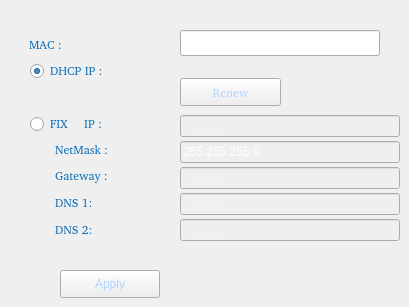
   <widget class="QWidget" name="network">
    <widget class="QPushButton" name="B_RefreshNet">
     <property name="geometry">
      <rect>
       <x>180</x>
       <y>78</y>
       <width>101</width>
       <height>28</height>
      </rect>
     </property>
     <property name="font">
      <font>
       <family>Bitstream Charter</family>
      </font>
     </property>
     <property name="contextMenuPolicy">
      <enum>Qt::NoContextMenu</enum>
     </property>
     <property name="toolTip">
      <string>Make sure the networks connection...</string>
     </property>
     <property name="styleSheet">
      <string notr="true">QPushButton{
	border-image: url(:/images/images/button_normal.png);
	color: rgb(175, 210, 255);
}
QPushButton:focus{
	border-image: url(:/images/images/button_pressed.png);
	color: rgb(175, 210, 255);
}
QPushButton:pressed{
	border-image: url(:/images/images/button_click.png);
	color: rgb(175, 210, 255);
}

</string>
     </property>
     <property name="text">
      <string>Renew</string>
     </property>
    </widget>
    <widget class="QLineEdit" name="FIXIP">
     <property name="enabled">
      <bool>false</bool>
     </property>
     <property name="geometry">
      <rect>
       <x>180</x>
       <y>115</y>
       <width>220</width>
       <height>22</height>
      </rect>
     </property>
     <property name="contextMenuPolicy">
      <enum>Qt::NoContextMenu</enum>
     </property>
     <property name="styleSheet">
      <string notr="true">border-image: url(:/images/images/combox_bg.png);
color: rgb(255, 255, 255);</string>
     </property>
     <property name="inputMask">
      <string>000.000.000.000; </string>
     </property>
    </widget>
    <widget class="QRadioButton" name="R_FixIP">
     <property name="geometry">
      <rect>
       <x>29</x>
       <y>115</y>
       <width>81</width>
       <height>16</height>
      </rect>
     </property>
     <property name="font">
      <font>
       <family>Bitstream Charter</family>
      </font>
     </property>
     <property name="styleSheet">
      <string notr="true">	
QRadioButton{color: rgb(5, 106, 183);outline:none;}
QRadioButton::indicator { 
	width: 15px;
	height: 15px;
}
QRadioButton::indicator::unchecked {	
	border-image: url(:/images/images/radiobutton_normal.png);
}
QRadioButton::indicator::checked {
	border-image: url(:/images/images/radiobutton_check.png);
}</string>
     </property>
     <property name="text">
      <string>FIX     IP :</string>
     </property>
    </widget>
    <widget class="QPushButton" name="NET_Submit_Button">
     <property name="geometry">
      <rect>
       <x>60</x>
       <y>270</y>
       <width>100</width>
       <height>28</height>
      </rect>
     </property>
     <property name="contextMenuPolicy">
      <enum>Qt::NoContextMenu</enum>
     </property>
     <property name="styleSheet">
      <string notr="true">QPushButton{
	border-image: url(:/images/images/button_normal.png);
	color: rgb(175, 210, 255);
}
QPushButton:focus{
	border-image: url(:/images/images/button_pressed.png);
	color: rgb(175, 210, 255);
}
QPushButton:pressed{
	border-image: url(:/images/images/button_click.png);
	color: rgb(175, 210, 255);
}

</string>
     </property>
     <property name="text">
      <string>Apply</string>
     </property>
    </widget>
    <widget class="QLabel" name="macaddr_label">
     <property name="geometry">
      <rect>
       <x>29</x>
       <y>36</y>
       <width>81</width>
       <height>16</height>
      </rect>
     </property>
     <property name="font">
      <font>
       <family>Bitstream Charter</family>
      </font>
     </property>
     <property name="styleSheet">
      <string notr="true">	color: rgb(5, 106, 183);</string>
     </property>
     <property name="text">
      <string>MAC :</string>
     </property>
    </widget>
    <widget class="QLabel" name="L_DNS1">
     <property name="geometry">
      <rect>
       <x>55</x>
       <y>194</y>
       <width>120</width>
       <height>16</height>
      </rect>
     </property>
     <property name="font">
      <font>
       <family>Bitstream Charter</family>
      </font>
     </property>
     <property name="styleSheet">
      <string notr="true">	color: rgb(5, 106, 183);</string>
     </property>
     <property name="text">
      <string>DNS 1:</string>
     </property>
    </widget>
    <widget class="QLineEdit" name="NetMask">
     <property name="enabled">
      <bool>false</bool>
     </property>
     <property name="geometry">
      <rect>
       <x>180</x>
       <y>141</y>
       <width>220</width>
       <height>22</height>
      </rect>
     </property>
     <property name="contextMenuPolicy">
      <enum>Qt::NoContextMenu</enum>
     </property>
     <property name="layoutDirection">
      <enum>Qt::RightToLeft</enum>
     </property>
     <property name="styleSheet">
      <string notr="true">border-image: url(:/images/images/combox_bg.png);
color: rgb(255, 255, 255);</string>
     </property>
     <property name="inputMask">
      <string>000.000.000.000; </string>
     </property>
     <property name="text">
      <string>255.255.255.0</string>
     </property>
    </widget>
    <widget class="QLabel" name="L_GateWay">
     <property name="geometry">
      <rect>
       <x>55</x>
       <y>167</y>
       <width>120</width>
       <height>16</height>
      </rect>
     </property>
     <property name="font">
      <font>
       <family>Bitstream Charter</family>
      </font>
     </property>
     <property name="styleSheet">
      <string notr="true">	color: rgb(5, 106, 183);</string>
     </property>
     <property name="text">
      <string>Gateway :</string>
     </property>
    </widget>
    <widget class="QRadioButton" name="R_UseDHCP">
     <property name="geometry">
      <rect>
       <x>29</x>
       <y>62</y>
       <width>141</width>
       <height>16</height>
      </rect>
     </property>
     <property name="font">
      <font>
       <family>Bitstream Charter</family>
      </font>
     </property>
     <property name="styleSheet">
      <string notr="true">	
QRadioButton{color: rgb(5, 106, 183);outline:none;}
QRadioButton::indicator { 
	width: 15px;
	height: 15px;
}
QRadioButton::indicator::unchecked {	
	border-image: url(:/images/images/radiobutton_normal.png);
}
QRadioButton::indicator::checked {
	border-image: url(:/images/images/radiobutton_check.png);
}</string>
     </property>
     <property name="text">
      <string>DHCP IP :</string>
     </property>
     <property name="checked">
      <bool>true</bool>
     </property>
    </widget>
    <widget class="QLineEdit" name="DNS2">
     <property name="enabled">
      <bool>false</bool>
     </property>
     <property name="geometry">
      <rect>
       <x>180</x>
       <y>219</y>
       <width>220</width>
       <height>22</height>
      </rect>
     </property>
     <property name="contextMenuPolicy">
      <enum>Qt::NoContextMenu</enum>
     </property>
     <property name="styleSheet">
      <string notr="true">border-image: url(:/images/images/combox_bg.png);
color: rgb(255, 255, 255);</string>
     </property>
     <property name="inputMask">
      <string>000.000.000.000; </string>
     </property>
    </widget>
    <widget class="QLineEdit" name="GateWay">
     <property name="enabled">
      <bool>false</bool>
     </property>
     <property name="geometry">
      <rect>
       <x>180</x>
       <y>167</y>
       <width>220</width>
       <height>22</height>
      </rect>
     </property>
     <property name="contextMenuPolicy">
      <enum>Qt::NoContextMenu</enum>
     </property>
     <property name="styleSheet">
      <string notr="true">border-image: url(:/images/images/combox_bg.png);
color: rgb(255, 255, 255);</string>
     </property>
     <property name="inputMask">
      <string>000.000.000.000; </string>
     </property>
    </widget>
    <widget class="QLabel" name="L_DNS2">
     <property name="geometry">
      <rect>
       <x>55</x>
       <y>221</y>
       <width>120</width>
       <height>16</height>
      </rect>
     </property>
     <property name="font">
      <font>
       <family>Bitstream Charter</family>
      </font>
     </property>
     <property name="styleSheet">
      <string notr="true">	color: rgb(5, 106, 183);</string>
     </property>
     <property name="text">
      <string>DNS 2:</string>
     </property>
    </widget>
    <widget class="QLabel" name="DHCP_IP">
     <property name="geometry">
      <rect>
       <x>180</x>
       <y>62</y>
       <width>220</width>
       <height>16</height>
      </rect>
     </property>
     <property name="styleSheet">
      <string notr="true">	color: rgb(5, 106, 183);</string>
     </property>
     <property name="frameShape">
      <enum>QFrame::NoFrame</enum>
     </property>
     <property name="frameShadow">
      <enum>QFrame::Plain</enum>
     </property>
     <property name="midLineWidth">
      <number>0</number>
     </property>
     <property name="text">
      <string/>
     </property>
    </widget>
    <widget class="QLabel" name="L_NetMask">
     <property name="geometry">
      <rect>
       <x>55</x>
       <y>141</y>
       <width>120</width>
       <height>16</height>
      </rect>
     </property>
     <property name="font">
      <font>
       <family>Bitstream Charter</family>
      </font>
     </property>
     <property name="styleSheet">
      <string notr="true">	color: rgb(5, 106, 183);</string>
     </property>
     <property name="text">
      <string>NetMask :</string>
     </property>
    </widget>
    <widget class="QLineEdit" name="DNS1">
     <property name="enabled">
      <bool>false</bool>
     </property>
     <property name="geometry">
      <rect>
       <x>180</x>
       <y>193</y>
       <width>220</width>
       <height>22</height>
      </rect>
     </property>
     <property name="contextMenuPolicy">
      <enum>Qt::NoContextMenu</enum>
     </property>
     <property name="styleSheet">
      <string notr="true">border-image: url(:/images/images/combox_bg.png);
color: rgb(255, 255, 255);</string>
     </property>
     <property name="inputMask">
      <string>000.000.000.000; </string>
     </property>
    </widget>
    <widget class="QLineEdit" name="MAC_addr">
     <property name="enabled">
      <bool>true</bool>
     </property>
     <property name="geometry">
      <rect>
       <x>180</x>
       <y>30</y>
       <width>200</width>
       <height>26</height>
      </rect>
     </property>
     <property name="contextMenuPolicy">
      <enum>Qt::NoContextMenu</enum>
     </property>
     <property name="styleSheet">
      <string notr="true">border-image: url(:/images/images/combox_bg.png);
color: rgb(255, 255, 255);</string>
     </property>
     <property name="inputMask">
      <string>HH:HH:HH:HH:HH:HH; </string>
     </property>
    </widget>
   </widget>
